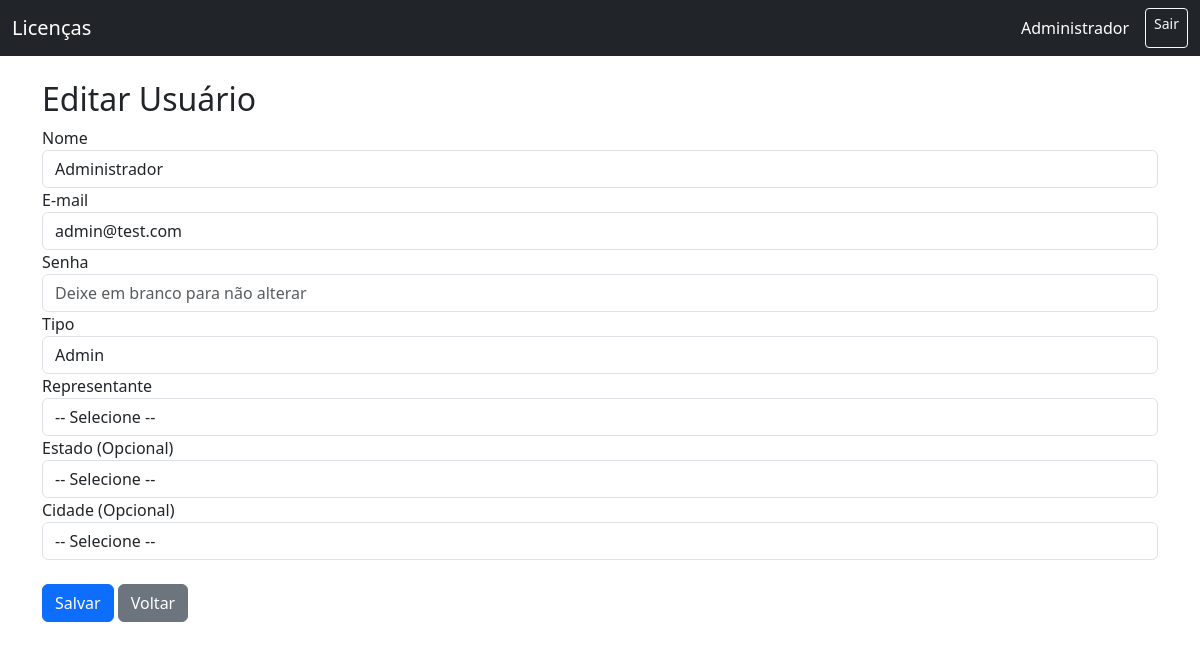
The app's page /admin/users/edit/1 (signed in), older data.
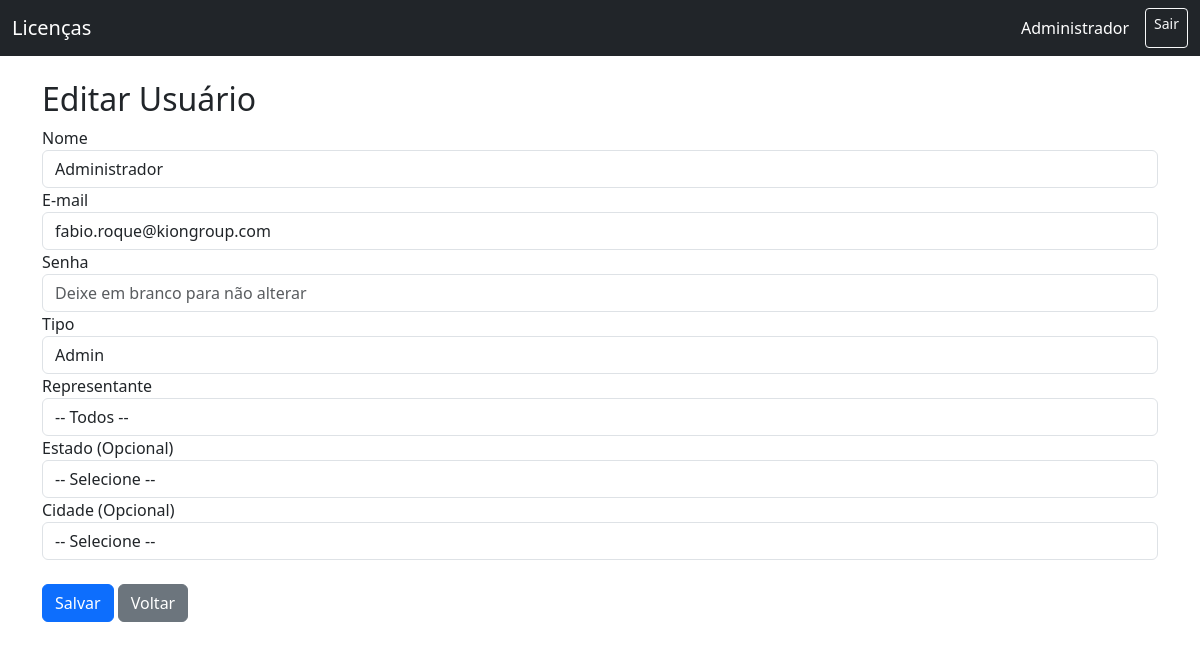
The same page, newer data.
### tables this page shows
CREATE TABLE usuarios (
        id INTEGER PRIMARY KEY AUTOINCREMENT,
        nome TEXT NOT NULL,
        email TEXT UNIQUE NOT NULL,
        senha TEXT NOT NULL,
        tipo TEXT NOT NULL DEFAULT 'user',
        representante TEXT,
        estado TEXT,
        cidade TEXT
    );

### app.py (the view, shortened to what this page needs)
@app.route("/admin/users/edit/<int:user_id>", methods=["GET", "POST"])
def admin_users_edit(user_id):
    if session.get("user_tipo") != "admin":
        return redirect(url_for("login"))
    con = get_db()
    cur = con.cursor()
    cur.execute("SELECT * FROM usuarios WHERE id=?", (user_id,))
    usuario = cur.fetchone()
    if not usuario:
        flash("❌ Usuário não encontrado.", "danger")
        return redirect(url_for("admin_users"))
    representantes = [r[0] for r in cur.execute("SELECT DISTINCT representante FROM licencas WHERE representante IS NOT NULL").fetchall()]
    estados = [r[0] for r in cur.execute("SELECT DISTINCT estado FROM licencas WHERE estado IS NOT NULL").fetchall()]
    cidades = [r[0] for r in cur.execute("SELECT DISTINCT cidade FROM licencas WHERE cidade IS NOT NULL").fetchall()]
    return render_template("admin_users_form.html",
                           usuario=usuario,
                           representantes=representantes,
                           estados=estados,
                           cidades=cidades)

### app.py (called while the page is built)
def get_db():
    con = sqlite3.connect(DB_NAME)
    con.row_factory = sqlite3.Row
    return con

### templates/admin_users_form.html (shortened to what this page needs)
{% extends "base.html" %}
{% block content %}
<div class="container mt-4">
    <h2>{% if usuario %}Editar Usuário{% else %}Novo Usuário{% endif %}</h2>
    <form method="POST">
        <div class="form-group">
            <label for="nome">Nome</label>
            <input type="text" class="form-control" id="nome" name="nome"
                   value="{{ usuario['nome'] if usuario else '' }}" required>
        </div>
        <div class="form-group">
            <label for="email">E-mail</label>
            <input type="email" class="form-control" id="email" name="email"
                   value="{{ usuario['email'] if usuario else '' }}" required>
        </div>
        <div class="form-group">
            <label for="senha">Senha</label>
            <input type="password" class="form-control" id="senha" name="senha"
                   placeholder="Deixe em branco para não alterar">
        </div>
        <div class="form-group">
            <label for="tipo">Tipo</label>
            <select class="form-control" id="tipo" name="tipo" required>
                <option value="admin" {% if usuario and usuario['tipo']=='admin' %}selected{% endif %}>Admin</option>
            </select>
        </div>
        <div class="form-group">
            <label for="representante">Representante</label>
            <select class="form-control" id="representante" name="representante"
                {% if session.get('user_tipo') != "admin" %} required {% endif %}>
                <option value="">-- Selecione --</option>
                {% if session.get('user_tipo') == "admin" %}
                    <option value="Todos" {% if usuario and usuario['representante']=="Todos" %}selected{% endif %}>-- Todos --</option>
                {% endif %}
            </select>
        </div>
        <div class="form-group">
            <label for="estado">Estado (Opcional)</label>
            <select class="form-control" id="estado" name="estado">
                <option value="">-- Selecione --</option>
            </select>
        </div>
        <div class="form-group">
            <label for="cidade">Cidade (Opcional)</label>
            <select class="form-control" id="cidade" name="cidade">
                <option value="">-- Selecione --</option>
            </select>
        </div>
        <br>
        <button type="submit" class="btn btn-primary">Salvar</button>
        <a href="{{ url_for('admin_users') }}" class="btn btn-secondary">Voltar</a>
    </form>
</div>
{% endblock %}

### templates/base.html (shortened to what this page needs)
<!DOCTYPE html>
<html lang="pt-BR">
<head>
    <link href="https://cdn.jsdelivr.net/npm/bootstrap@5.3.0/dist/css/bootstrap.min.css" rel="stylesheet">
    <link rel="stylesheet" href="https://cdn.datatables.net/1.13.6/css/dataTables.bootstrap5.min.css">
</head>
<body>
    <nav class="navbar navbar-expand-lg navbar-dark bg-dark">
        <div class="container-fluid">
            <a class="navbar-brand" href="{{ url_for('login') }}">Licenças</a>
            {% if session.get('user_id') %}
            <div class="d-flex">
                <span class="navbar-text text-white me-3">
                    {{ session.get('user_nome') }}
                </span>
                <a href="{{ url_for('logout') }}" class="btn btn-outline-light btn-sm">Sair</a>
            </div>
            {% endif %}
        </div>
    </nav>
    {% block content %}{% endblock %}
</body>
</html>

Row changes from the older to the newer data that the page shows:
changed usuarios "Administrador": email "admin@test.com" → "fabio.roque@kiongroup.com"; representante (not shown) → "-- Todos --"
Text that changed along with them:
form field representante: "-- Selecione --" → (not shown)
